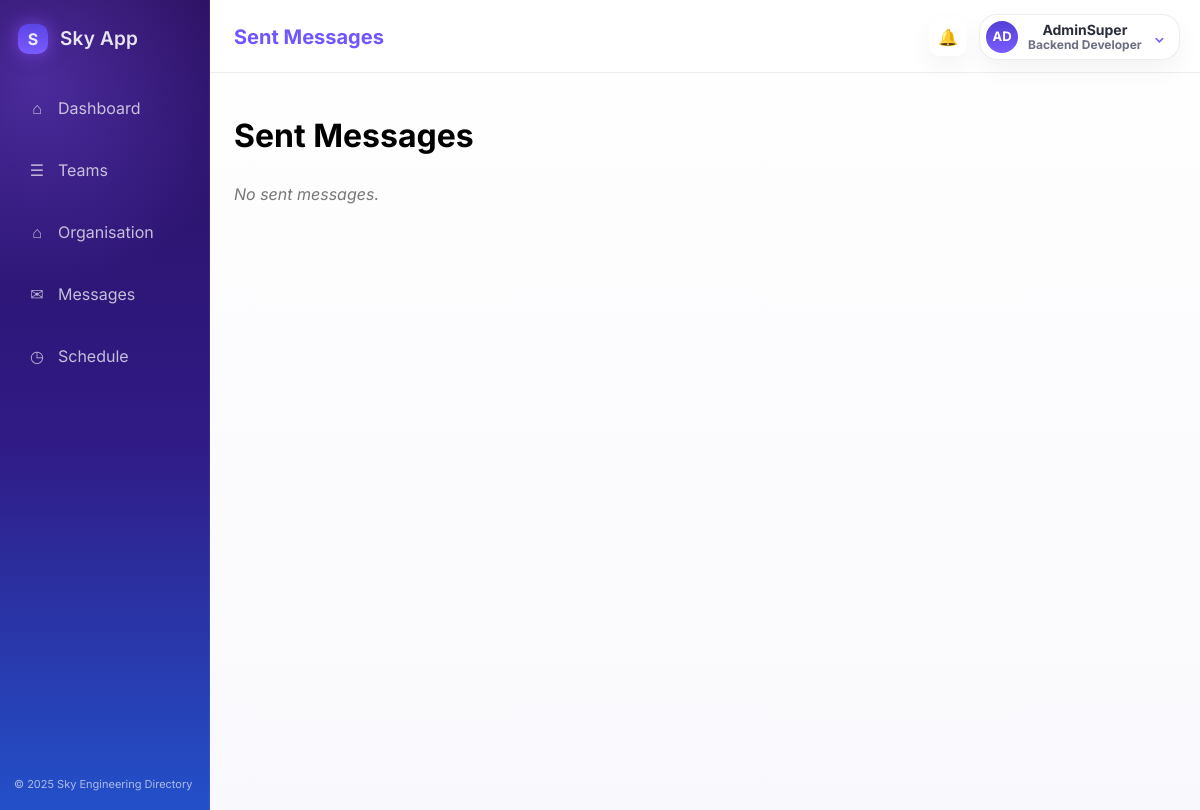
Page /messaging/sent/ (signed in) on the earlier database version.
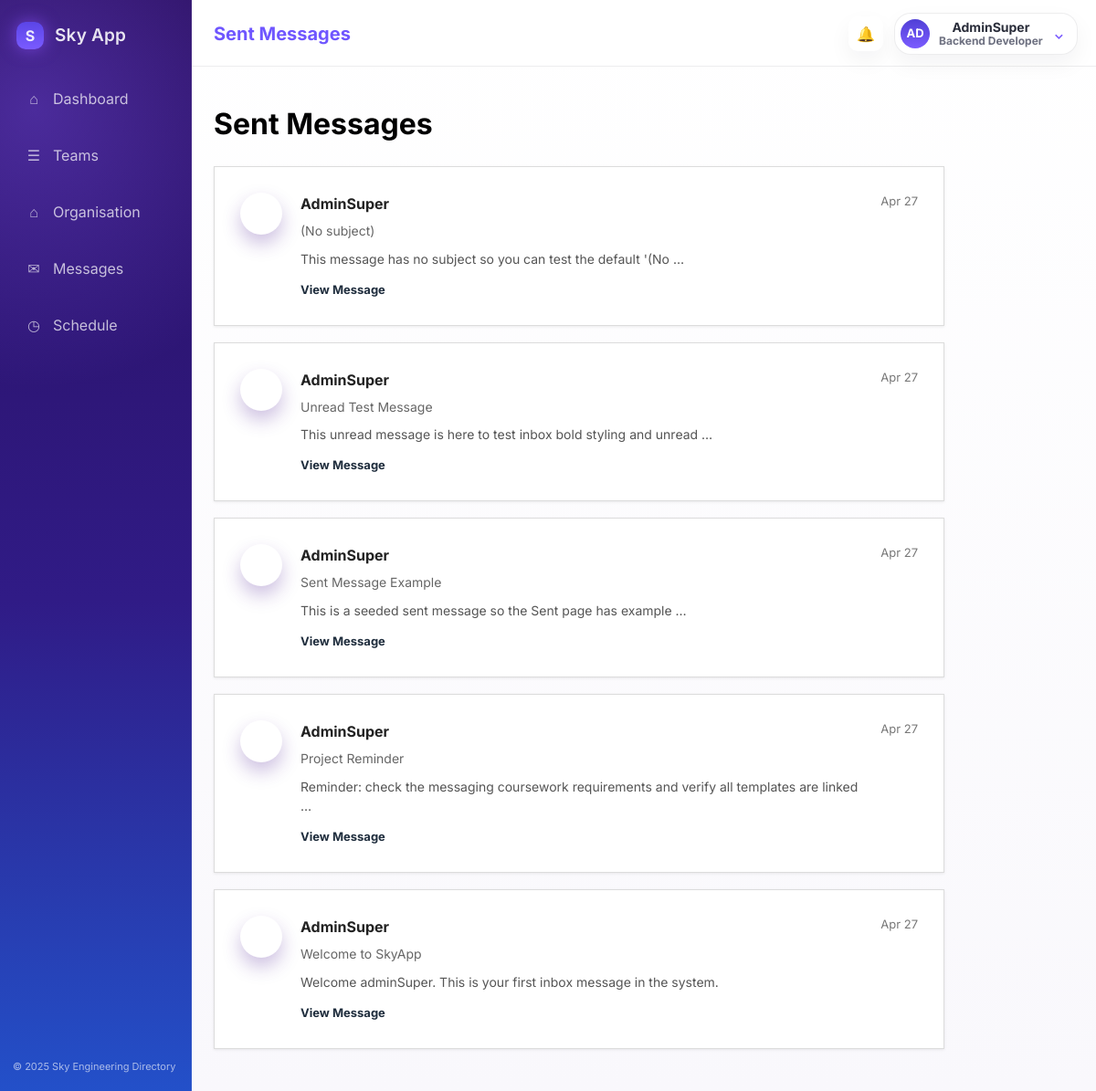
Same page on the later database version.
### messaging/models.py (models this page shows, shortened)
class Message(models.Model):
    conversation = models.ForeignKey(
        Conversation,
        on_delete=models.CASCADE,
        related_name="messages",
        null=True,
        blank=True,
    )
    sender = models.ForeignKey(
        settings.AUTH_USER_MODEL,
        on_delete=models.CASCADE,
        related_name="sent_messages",
        null=True,
        blank=True,
    )
    recipient = models.ForeignKey(
        settings.AUTH_USER_MODEL,
        on_delete=models.CASCADE,
        related_name="received_messages",
        null=True,
        blank=True,
    )
    subject = models.CharField(max_length=255, blank=True, default="")
    body = models.TextField(blank=True, default="")
    is_draft = models.BooleanField(default=False)
    is_read = models.BooleanField(default=False)
    created_at = models.DateTimeField(auto_now_add=True, null=True)
    sent_at = models.DateTimeField(null=True, blank=True)

### accounts/models.py (models this page shows)
class User(AbstractUser):
    def __str__(self) -> str:
        return self.username

### messaging/views.py (the view)
# urls.py: path("sent/", views.sent_messages, name="sent"),
@login_required
def sent_messages(request):
    messages = Message.objects.filter(
        sender=request.user,
        is_draft=False
    ).order_by("-created_at")
    return render(request, "messaging/sent.html", {
        "messages": messages
    })

### messaging/templates/messaging/sent.html (shortened to what this page needs)
{% extends "home/base.html" %}
{% load static %}
{% block page_title %}Sent Messages{% endblock %}
{% block profile_role %}Backend Developer{% endblock %}
{% block extra_scripts %}
<link rel="stylesheet" type="text/css" href="{% static 'global.css' %}">
{% endblock %}
{% block content %}
<h1>Sent Messages</h1>
{% if messages %}
    {% for msg in messages %}
        <div class="message-card">
            <div class="avatar"></div>
            <div class="message-info">
                <h3>{{ msg.recipient }}</h3>
                <div class="meta">
                    {{ msg.subject|default:"(No subject)" }}
                </div>
                <p class="preview">
                    {{ msg.body|truncatewords:12 }}
                </p>
                <a class="view-link" href="{% url 'messaging:view_message' msg.id %}">
                    View Message
                </a>
            </div>
            <div class="date">
                {% if msg.sent_at %}
                    {{ msg.sent_at|date:"M d" }}
                {% else %}
                    {{ msg.created_at|date:"M d" }}
                {% endif %}
            </div>
        </div>
    {% endfor %}
{% else %}
    <p class="empty">No sent messages.</p>
{% endif %}
{% endblock %}

Differences in the rows shown:
added Message: recipient "AdminSuper", subject "(No subject)", body "This message has no subject so you can test the default '(No …", sent_at "Apr 27"
added Message: recipient "AdminSuper", subject "Unread Test Message", body "This unread message is here to test inbox bold styling and unread …", sent_at "Apr 27"
added Message: recipient "AdminSuper", subject "Sent Message Example", body "This is a seeded sent message so the Sent page has example …", sent_at "Apr 27"
added Message: recipient "AdminSuper", subject "Project Reminder", body "Reminder: check the messaging coursework requirements and verify all templates are linked …", sent_at "Apr 27"
added Message: recipient "AdminSuper", subject "Welcome to SkyApp", body "Welcome adminSuper. This is your first inbox message in the system.", sent_at "Apr 27"
Other differences:
text no longer shown: "No sent messages."
